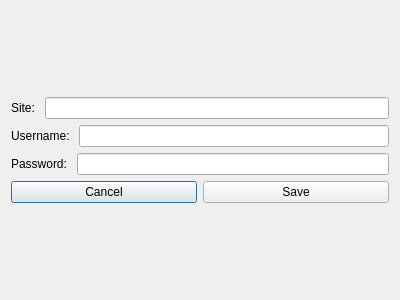
<?xml version="1.0" encoding="UTF-8"?>
<ui version="4.0">
 <class>RegisterCredentialsWindow</class>
 <widget class="QDialog" name="RegisterCredentialsWindow">
  <property name="geometry">
   <rect>
    <x>0</x>
    <y>0</y>
    <width>400</width>
    <height>300</height>
   </rect>
  </property>
  <property name="windowTitle">
   <string>Register Credentials - Credentials Storage</string>
  </property>
  <layout class="QGridLayout" name="gridLayout">
   <item row="0" column="0">
    <layout class="QVBoxLayout" name="verticalLayout">
     <item>
      <layout class="QHBoxLayout" name="horizontalLayout_3">
       <item>
        <widget class="QLabel" name="label_site">
         <property name="text">
          <string>Site: </string>
         </property>
        </widget>
       </item>
       <item>
        <widget class="QLineEdit" name="lineEdit_site"/>
       </item>
      </layout>
     </item>
     <item>
      <layout class="QHBoxLayout" name="horizontalLayout_2">
       <item>
        <widget class="QLabel" name="label_username">
         <property name="text">
          <string>Username: </string>
         </property>
        </widget>
       </item>
       <item>
        <widget class="QLineEdit" name="lineEdit_username"/>
       </item>
      </layout>
     </item>
     <item>
      <layout class="QHBoxLayout" name="horizontalLayout">
       <item>
        <widget class="QLabel" name="label_password">
         <property name="text">
          <string>Password: </string>
         </property>
        </widget>
       </item>
       <item>
        <widget class="QLineEdit" name="lineEdit_password"/>
       </item>
      </layout>
     </item>
     <item>
      <layout class="QHBoxLayout" name="horizontalLayout_4">
       <item>
        <widget class="QPushButton" name="pushButton_cancel">
         <property name="text">
          <string>Cancel</string>
         </property>
        </widget>
       </item>
       <item>
        <widget class="QPushButton" name="pushButton_save">
         <property name="text">
          <string>Save</string>
         </property>
        </widget>
       </item>
      </layout>
     </item>
    </layout>
   </item>
  </layout>
 </widget>
 <resources/>
 <connections/>
</ui>
